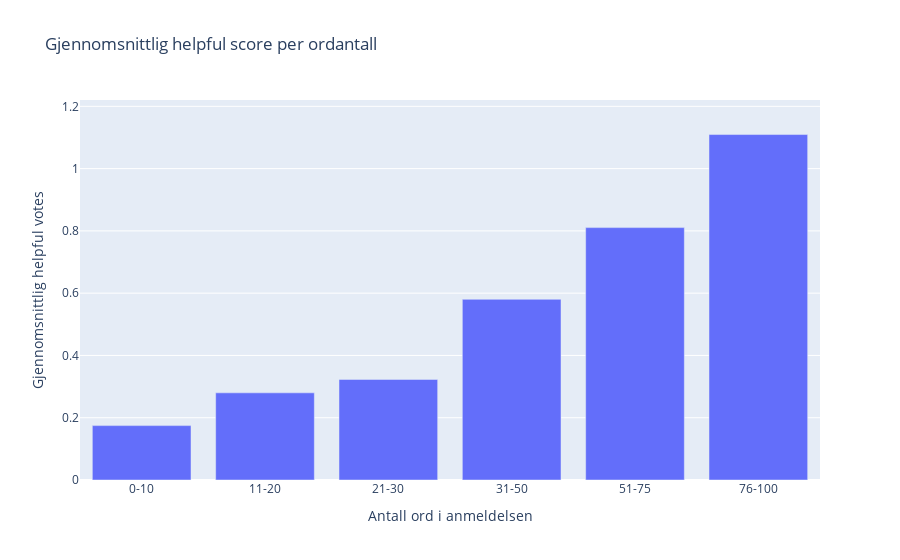

Notebook source saved alongside this figure:
### Code cell
# Beregn antall ord (enkel måte)
df['word_count'] = df['review_text'].str.split().str.len()

# Fjern ekstreme outliers for bedre visualisering
word_count_99 = df['word_count'].quantile(0.99)
helpful_99 = df['helpful'].quantile(0.99)

df_visual = df[(df['word_count'] <= word_count_99) & (df['helpful'] <= helpful_99)]

# Del ordantall inn i grupper
df_visual['word_group'] = pd.cut(df_visual['word_count'], 
                                 bins=[0, 10, 20, 30, 50, 75, 100, 200, 500],
                                 labels=['0-10', '11-20', '21-30', '31-50', '51-75', '76-100', '101-200', '201+'])

# Beregn gjennomsnittlig helpful per gruppe
avg_helpful_by_words = df_visual.groupby('word_group', observed=True)['helpful'].mean().reset_index()

# Visualiser med begrenset y-akse
fig = px.bar(avg_helpful_by_words, x='word_group', y='helpful',
             title='Gjennomsnittlig helpful score per ordantall',
             labels={'word_group': 'Antall ord i anmeldelsen', 
                    'helpful': 'Gjennomsnittlig helpful votes'})
fig.update_yaxes(range=[0, avg_helpful_by_words['helpful'].max() * 1.1])  # Begrens y-aksen
fig.show()

# Sjekk statistikken
print(avg_helpful_by_words)

### Figure 1 — Plotly figure (JSON) as saved in the notebook; plotly's stock layout.template omitted (floating-point values rounded to 4 significant figures)
{"data": [{"alignmentgroup": "True", "hovertemplate": "Antall ord i anmeldelsen=%{x}<br>Gjennomsnittlig helpful votes=%{y}<extra></extra>", "legendgroup": "", "marker": {"color": "#636efa", "pattern": {"shape": ""}}, "name": "", "offsetgroup": "", "orientation": "v", "showlegend": false, "textposition": "auto", "type": "bar", "x": ["0-10", "11-20", "21-30", "31-50", "51-75", "76-100"], "xaxis": "x", "y": [0.1747, 0.2799, 0.323, 0.5802, 0.8105, 1.109], "yaxis": "y"}], "layout": {"barmode": "relative", "legend": {"tracegroupgap": 0}, "title": {"text": "Gjennomsnittlig helpful score per ordantall"}, "xaxis": {"anchor": "y", "domain": [0, 1], "title": {"text": "Antall ord i anmeldelsen"}}, "yaxis": {"anchor": "x", "domain": [0, 1], "range": [0, 1.22], "title": {"text": "Gjennomsnittlig helpful votes"}}}}
